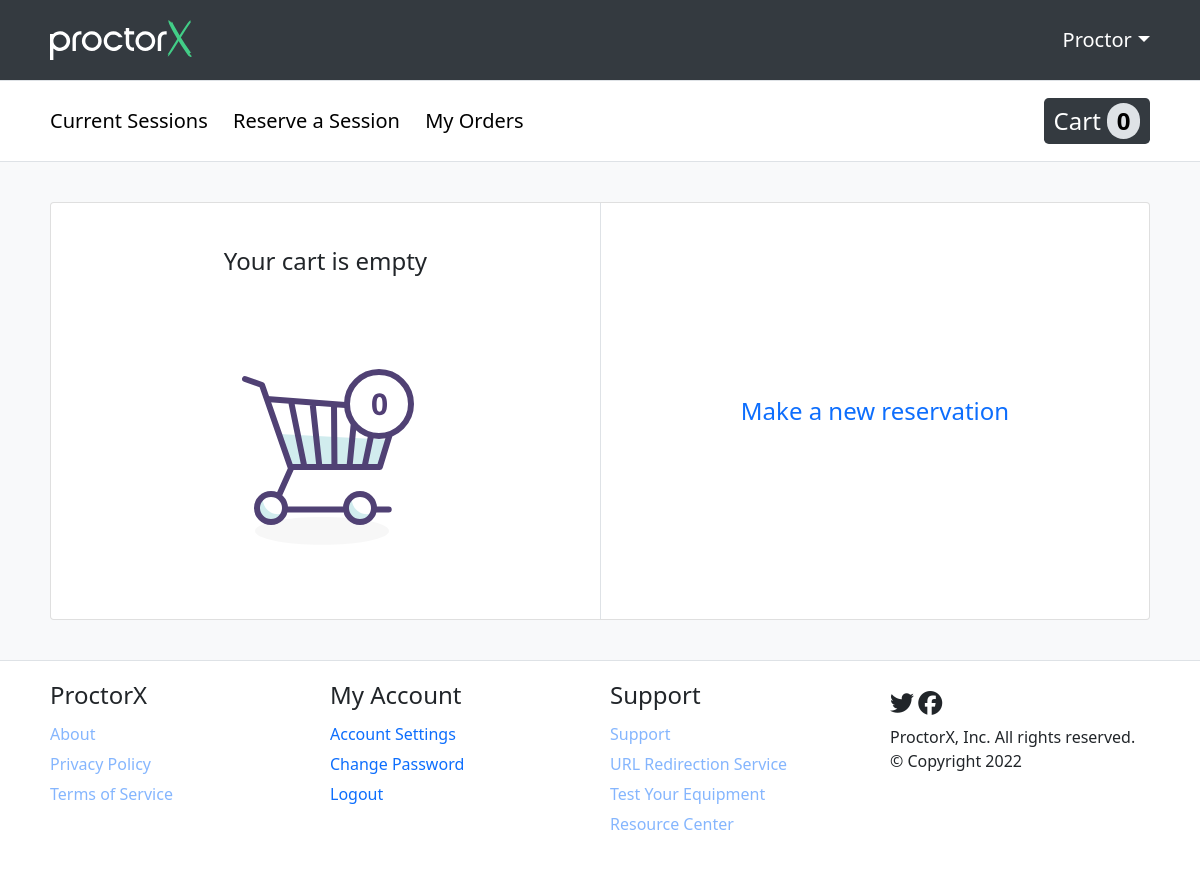
The page /student/cart (signed in) on the database as committed earlier.
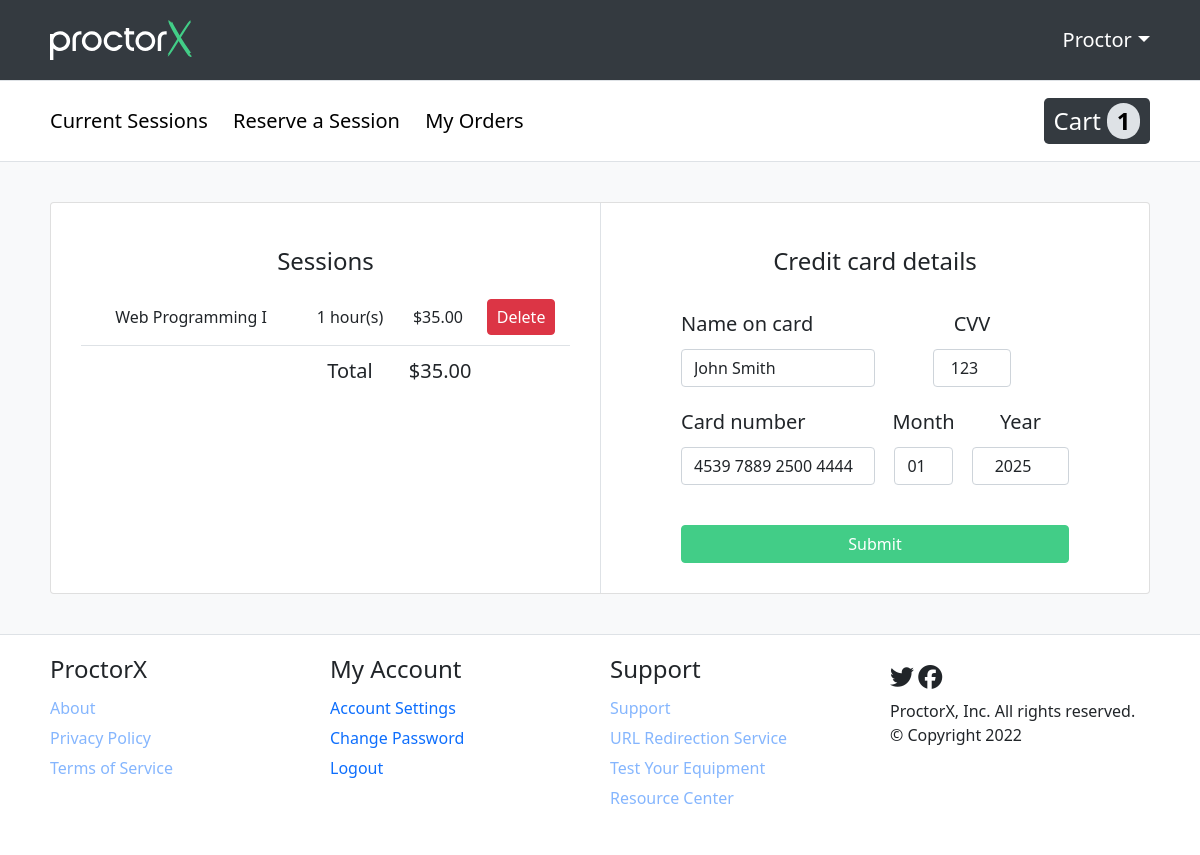
The same page on the database as committed later.
### proctorx/models.py (models this page shows)
class Session(models.Model):
    session_status = (
    ('scheduled', 'scheduled'),
    ('completed', 'completed'),
    ('cancelled', 'cancelled'),
    )
    payment_status = (
    ('paid', 'paid'),
    ('pending', 'pending'),
    ('rejected', 'rejected'),
    )
    student = models.ForeignKey(Student, on_delete=models.CASCADE)
    exam_date_time = models.DateTimeField(default=datetime.datetime.now())
    university = models.CharField(max_length=50)
    exam_name = models.CharField(max_length=50)
    exam_length = models.IntegerField(choices=((1,1),(2,2),(3,3)), db_column = 'exam length (hrs)', default=1)
    session_status = models.CharField(choices=session_status, max_length=20)
    date_purchased = models.DateField(null=True, blank=True)
    cost = models.DecimalField(decimal_places=2, max_digits= 9)
    payment_status = models.CharField(choices=payment_status, max_length=20)
    order = models.ForeignKey(Order, on_delete=models.CASCADE, null=True)

### proctorx/views.py (the view, shortened to what this page needs)
# urls.py: path('student/cart', views.cart),
@ login_required(login_url='/login')
def cart(request):
    if request.method == 'GET':
        unpaid_reservations = Session.objects.filter(
            student_id=request.user.id).filter(session_status='Cart')
        cart_items_number = get_cart_items_number(request.user)
        total_cost = 0
        for session in unpaid_reservations:
            total_cost += session.cost
        context = {'unpaid_reservations': unpaid_reservations,
                   'cart_items_number': cart_items_number, 'total_cost': total_cost}
        return render(request, 'cart.html', context)

### proctorx/functions.py (called while the page is built)
def get_cart_items_number(user):
    result = len(Session.objects.filter(student_id = user.id).filter(session_status = 'Cart'))
    return result

### proctorx/models.py (called while the page is built)
    def __str__(self):
        return self.first_name

### proctorx/templates/cart.html (shortened to what this page needs)
{% extends 'student_template.html' %}
{% load static %}
{% block content %}
<div class="cart-container">
    <div class="cart-container-left">
        {% if unpaid_reservations %}
        <div class="cart-container-session-heading fs-4">Sessions</div>
        {% for session in unpaid_reservations%}
        <div class="cart-container-left-sessions">
            <div sessionid={{session.id}} class="cart-session">
                <div class="cart-session-element">{{ session.exam_name }}</div>
                <div class="cart-session-element">{{ session.exam_length }} hour(s)</div>
                <div class="cart-session-element cart-session-cost">${{ session.cost }}</div>
                <div class="cart-session-element btn btn-danger delete-from-cart">Delete</div>
            </div>
        </div>
        {% endfor %}
        <div class="cart-session-total-container">
            <div class="cart-session-total fs-5">Total</div>
            <div class="cart-session-amount fs-5">${{ total_cost }}</div>
        </div>
        {% else %}
        <div class="cart-container-session-heading fs-4">Your cart is empty</div>
        <div class="cart-container-left-sessions">
            <img class="cart-empty" src={% static '/img/cart-empty.svg' %}>
        </div>
        {% endif %}
    </div>
    <div class="cart-container-right">
        {% if unpaid_reservations %}
        <div class="cc-title fs-4">Credit card details</div>
        <form class="cart-form">
            <label class="fs-5 cc-name-label" for="card-holder-name">Name on card</label>
            <label class="fs-5" for="cvv" cvv">CVV</label>
            <input class="form-control" type="text" placeholder="name on card" value="John Smith"
                name="card-holder-name">
            <input class="cc-cvv form-control" type="number" name="cvv" placeholder="cvv" value="123">
            <label class="fs-5 cc-card-number-label" for="card-number">Card number</label>
            <label class="fs-5" for="month">Month</label>
            <label class="fs-5" for="year">Year</label>
            <input class="cc-number form-control" placeholder="card number" value="4539 7889 2500 4444"
                name="card-number">
            <input class="cc-month form-control" type="number" placeholder="month" name="month" value="01">
            <input class="cc-year form-control" type="number" placeholder="year" name="year" value="2025">
            <input class="cc-submit btn btn-primary" type="submit" name="submit">
            {% else %}
            <div class="cart-empy-make-reservation">
                <a class="fs-4" href="reservation">Make a new reservation</a>
            </div>
            {% endif %}
        </form>
    </div>
</div>
{% endblock %}

### proctorx/templates/student_template.html (shortened to what this page needs)
{% load static %}
<!DOCTYPE html>
<html lang="en">
<head>
    <link href="https://cdn.jsdelivr.net/npm/bootstrap@5.0.2/dist/css/bootstrap.min.css" rel="stylesheet"
>
    <link href="{% static 'fontawesome_free/css/all.min.css' %}" rel="stylesheet" type="text/css">
    <link rel="stylesheet" type="text/css" href={% static '/css/styles.css' %}>
</head>
<body>
    <header>
        <div class="header-wrapper scale-down">
            <div class="logo">
                <a href="session">
                    <img class="brand-img" alt="ProctorX Logo" src="{% static '/img/proctorX-white.svg' %}">
                </a>
            </div>
            <div class="user-settings fs-5">
                {{ request.user }}
            </div>
        </div>
    </header>
    <div class="student-options-panel-wrapper">
        <div class="student-options-panel scale-down fs-5">
            <div class="student-links">
                <a class="session" href="session">Current Sessions</a>
                <a class="reserve" href="reservation">Reserve a Session</a>
                <a class="my-orders" href="order">My Orders</a>
            </div>
            <div class="student-cart-balance">
                <a class="cart" href="cart">Cart</a>
                <span class="student-cart-count">{{ cart_items_number }}</span>
            </div>
        </div>
    </div>
    <div class="main-wrapper">
        <main class="scale-down">
            {% block content %}
            {% endblock %}
        </main>
    </div>
    <div class="footer-wrapper">
        <footer class="scale-down">
            <div class="footer-options">
                <h4>ProctorX</h4>
                <div class="footer-sub-options fs-5">
                    <div><a class="no-redirection fs-6">About</a></div>
                    <div><a class="no-redirection fs-6">Privacy Policy</a></div>
                    <div><a class="no-redirection fs-6">Terms of Service</a></div>
                </div>
            </div>
            <div class="footer-options">
                <h4>My Account</h4>
                <div class="footer-sub-options fs-5">
                    <div><a class="fs-6" href="/student/settings">Account Settings</a></div>
                    <div><a class="fs-6" href="/student/settings#change-password">Change Password</a></div>
                    <div><a class="fs-6" href="/logout">Logout</a></div>
                </div>
            </div>
            <div class="footer-options">
                <h4>Support</h4>
                <div class="footer-sub-options fs-5">
                    <div><a class="no-redirection fs-6">Support</a></div>
                    <div><a class="no-redirection fs-6">URL Redirection Service</a></div>
                    <div><a class="no-redirection fs-6">Test Your Equipment</a></div>
                    <div><a class="no-redirection fs-6">Resource Center</a></div>
                </div>
            </div>
            <div class="footer-options">
                <div class="footer-icons">
                    <a><span class="fab fa-twitter fa-xl"></span></a>
                    <a><span class="fab fa-facebook fa-xl"></span></a>
                </div>
                <div class="footer-signature">
                    <p>ProctorX, Inc. All rights reserved.</p>
                    <p>© Copyright 2022</p>
                </div>
            </div>
        </footer>
    </div>
</body>
</html>

Rows that differ between the two databases and show on the page:
added Session: exam_name "Web Programming I", exam_length "1", cost "35.00"
Other text that changed with them:
{{ cart_items_number }}: "0" → "1"
{{ total_cost }}: (not shown) → "35.00"
form field card-holder-name: (not shown) → "John Smith"
form field cvv: (not shown) → "123"
form field card-number: (not shown) → "4539 7889 2500 4444"
form field month: (not shown) → "01"
form field year: (not shown) → "2025"
text no longer shown: "Your cart is empty Make a new reservation"
text now shown: "Sessions Total $ Credit card details Name on card CVV Card number Month Year"
